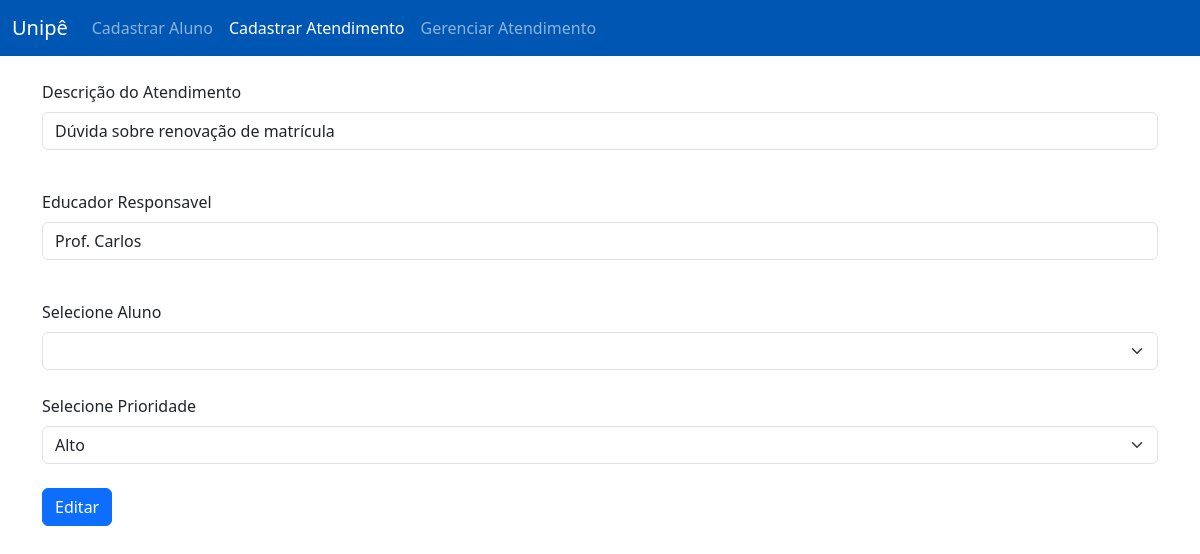
Screenshot of /editar.php?id=1 with the database file from the repository.
### tables this page shows
CREATE TABLE `atendimento` (
  `id` int(11) NOT NULL,
  `id_aluno` int(11) DEFAULT NULL,
  `descricao` varchar(200) DEFAULT NULL,
  `nome_educador` varchar(200) DEFAULT NULL,
  `prioridade` enum('Alto','Medio','Baixo') DEFAULT NULL,
  `status` enum('a esperar','em atendimento','finalizado') DEFAULT NULL
);

### editar.php (the view, shortened to what this page needs)
<!DOCTYPE html>
<html lang="en">
<head>
    <link href="css/bootstrap.min.css" rel="stylesheet">
</head>
<body>
<nav class="navbar navbar-expand-lg" data-bs-theme="dark" style="background-color: #0056b3;">
  <div class="container-fluid">
    <a class="navbar-brand" href="#">Unipê</a>
    <div class="collapse navbar-collapse" id="navbarSupportedContent">
      <ul class="navbar-nav me-auto mb-2 mb-lg-0">
        <li class="nav-item">
          <a class="nav-link"  href="index.php">Cadastrar Aluno</a>
        </li>
        <li class="nav-item">
          <a class="nav-link active" aria-current="page" href="cadastrar.php">Cadastrar Atendimento</a>
        </li>
        <li class="nav-item">
          <a class="nav-link" href="gerenciar.php">Gerenciar Atendimento</a>
        </li>
      </ul>
    </div>
  </div>
</nav>
<div class="container">
<?php
$id = $_GET['id'];
$db = new PDO("mysql:host=localhost;
dbname=mysql","root","");
$atendimento = $db->prepare("SELECT * FROM atendimento
WHERE id=:id");
$atendimento->bindValue(':id', $id);
$atendimento->execute();
$atendimento = $atendimento->fetch(PDO::FETCH_ASSOC);
?>
  <form action="conexao/atendimentoEditar.php?id=<?php echo $atendimento['id'];?>" method="post">
    <br>
    <div class="mb-3">
  <label for="exampleFormControlInput1" class="form-label">Descrição do Atendimento</label>
  <input type="text" value="<?php echo $atendimento['descricao'];?>" class="form-control" name="descricao" id="exampleFormControlInput1" placeholder="Digite a descrição do atendimento" required>
</div>
<br>
<div class="mb-3">
  <label for="exampleFormControlInput1" class="form-label">Educador Responsavel</label>
  <input type="text" value="<?php echo $atendimento['nome_educador'];?>" class="form-control" name="educador"  id="exampleFormControlInput1" placeholder="Digite o nome" required>
</div>
<br>
<label for="exampleFormControlInput1" class="form-label">Selecione Aluno</label>
<select class="form-select" aria-label="Default select example" name="idAluno" required>
</select>
<br>
<label for="exampleFormControlInput1" class="form-label">Selecione Prioridade</label>
<select class="form-select" name="prioridade"  aria-label="Default select example">
<option value="<?php echo $atendimento['prioridade'];?>">
  <?php echo $atendimento['prioridade'];?>
</option>
</select>
<br>
<div class="col-auto">
    <button type="submit" class="btn btn-primary mb-3">Editar</button>
  </div>
  </form>
</div>
</body>
</html>

### rows the page displays
atendimento: descricao "Dúvida sobre renovação de matrícula", educador "Prof. Carlos", prioridade "Alto"
